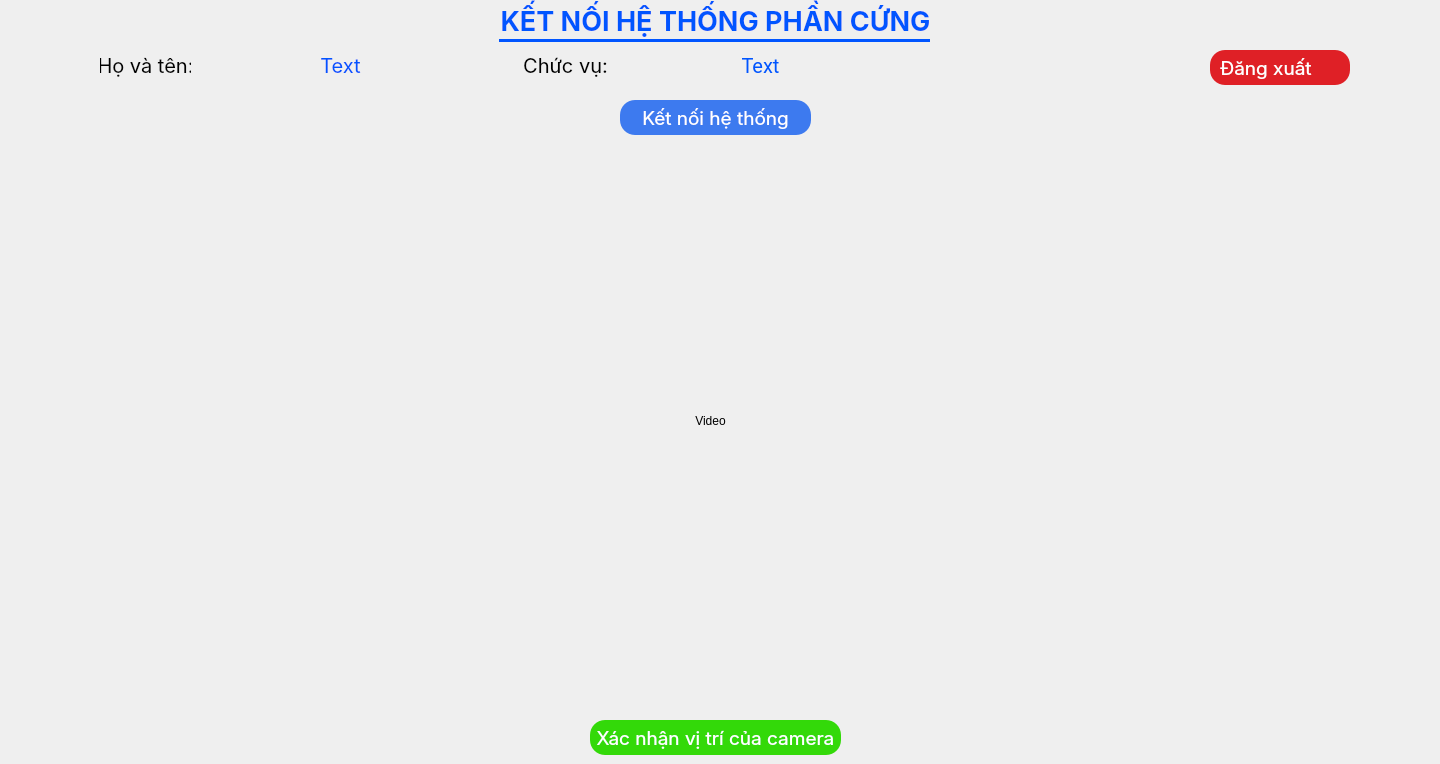
        <widget class="QWidget" name="page_Initial">
         <widget class="QLabel" name="label">
          <property name="geometry">
           <rect>
            <x>0</x>
            <y>0</y>
            <width>1431</width>
            <height>41</height>
           </rect>
          </property>
          <property name="font">
           <font>
            <family>Inter</family>
            <pointsize>20</pointsize>
            <bold>true</bold>
           </font>
          </property>
          <property name="styleSheet">
           <string notr="true">color: #0055FF;
opacity: 0.7;
background-color: transparent;
font-family: Inter, sans-serif;</string>
          </property>
          <property name="text">
           <string>KẾT NỐI HỆ THỐNG PHẦN CỨNG</string>
          </property>
          <property name="alignment">
           <set>Qt::AlignCenter</set>
          </property>
         </widget>
         <widget class="Line" name="line">
          <property name="geometry">
           <rect>
            <x>499</x>
            <y>30</y>
            <width>431</width>
            <height>20</height>
           </rect>
          </property>
          <property name="font">
           <font>
            <pointsize>9</pointsize>
           </font>
          </property>
          <property name="styleSheet">
           <string notr="true">color: #0055FF;
opacity: 0.7;
background-color: transparent;
</string>
          </property>
          <property name="frameShadow">
           <enum>QFrame::Plain</enum>
          </property>
          <property name="lineWidth">
           <number>3</number>
          </property>
          <property name="orientation">
           <enum>Qt::Horizontal</enum>
          </property>
         </widget>
         <widget class="QLabel" name="label_2">
          <property name="geometry">
           <rect>
            <x>100</x>
            <y>50</y>
            <width>91</width>
            <height>31</height>
           </rect>
          </property>
          <property name="font">
           <font>
            <family>Inter</family>
            <pointsize>15</pointsize>
           </font>
          </property>
          <property name="styleSheet">
           <string notr="true">font-family: Inter, sans-serif;</string>
          </property>
          <property name="text">
           <string>Họ và tên:</string>
          </property>
          <property name="alignment">
           <set>Qt::AlignCenter</set>
          </property>
         </widget>
         <widget class="QLabel" name="label_3">
          <property name="geometry">
           <rect>
            <x>210</x>
            <y>50</y>
            <width>261</width>
            <height>31</height>
           </rect>
          </property>
          <property name="font">
           <font>
            <family>Inter</family>
            <pointsize>15</pointsize>
           </font>
          </property>
          <property name="styleSheet">
           <string notr="true">color: #0055FF;
font-family: Inter, sans-serif;</string>
          </property>
          <property name="text">
           <string>Text</string>
          </property>
          <property name="alignment">
           <set>Qt::AlignCenter</set>
          </property>
         </widget>
         <widget class="QLabel" name="label_4">
          <property name="geometry">
           <rect>
            <x>520</x>
            <y>50</y>
            <width>91</width>
            <height>31</height>
           </rect>
          </property>
          <property name="font">
           <font>
            <family>Inter</family>
            <pointsize>15</pointsize>
           </font>
          </property>
          <property name="styleSheet">
           <string notr="true">font-family: Inter, sans-serif;</string>
          </property>
          <property name="text">
           <string>Chức vụ:</string>
          </property>
          <property name="alignment">
           <set>Qt::AlignCenter</set>
          </property>
         </widget>
         <widget class="QLabel" name="label_5">
          <property name="geometry">
           <rect>
            <x>630</x>
            <y>50</y>
            <width>261</width>
            <height>31</height>
           </rect>
          </property>
          <property name="font">
           <font>
            <family>Roboto</family>
            <pointsize>15</pointsize>
           </font>
          </property>
          <property name="styleSheet">
           <string notr="true">color: #0055FF;</string>
          </property>
          <property name="text">
           <string>Text</string>
          </property>
          <property name="alignment">
           <set>Qt::AlignCenter</set>
          </property>
         </widget>
         <widget class="QPushButton" name="btnLogout">
          <property name="geometry">
           <rect>
            <x>1210</x>
            <y>50</y>
            <width>140</width>
            <height>35</height>
           </rect>
          </property>
          <property name="font">
           <font>
            <family>Inter</family>
            <pointsize>14</pointsize>
           </font>
          </property>
          <property name="toolTip">
           <string>&lt;html&gt;&lt;head/&gt;&lt;body&gt;&lt;p&gt;&lt;br/&gt;&lt;/p&gt;&lt;/body&gt;&lt;/html&gt;</string>
          </property>
          <property name="whatsThis">
           <string>&lt;html&gt;&lt;head/&gt;&lt;body&gt;&lt;p&gt;&lt;br/&gt;&lt;/p&gt;&lt;/body&gt;&lt;/html&gt;</string>
          </property>
          <property name="styleSheet">
           <string notr="true">QPushButton#btnLogout{
	border-radius: 15px;
	border-color: white;
	background-color: #DF2026;
	color: white;
	text-align: left;
	padding-left: 5px;
	font-family: Inter, sans-serif;
	background-image: url(:/newPrefix/Photo/icons8-logout-32.png);
	background-repeat: no-repeat;
	background-position: right;
}

QPushButton#btnLogout:hover {
    background-color: #FFA500;  /* Màu nền khi hover */
}

QPushButton#btnLogout:pressed {
    padding-left: 5px;
    padding-top: 5px;
}




</string>
          </property>
          <property name="text">
           <string> Đăng xuất</string>
          </property>
          <property name="flat">
           <bool>false</bool>
          </property>
         </widget>
         <widget class="QPushButton" name="btnSystemConnection">
          <property name="geometry">
           <rect>
            <x>620</x>
            <y>100</y>
            <width>191</width>
            <height>35</height>
           </rect>
          </property>
          <property name="font">
           <font>
            <family>Inter</family>
            <pointsize>14</pointsize>
           </font>
          </property>
          <property name="toolTip">
           <string>&lt;html&gt;&lt;head/&gt;&lt;body&gt;&lt;p&gt;&lt;br/&gt;&lt;/p&gt;&lt;/body&gt;&lt;/html&gt;</string>
          </property>
          <property name="whatsThis">
           <string>&lt;html&gt;&lt;head/&gt;&lt;body&gt;&lt;p&gt;&lt;br/&gt;&lt;/p&gt;&lt;/body&gt;&lt;/html&gt;</string>
          </property>
          <property name="styleSheet">
           <string notr="true">QPushButton#btnSystemConnection{
	border-radius: 15px;
	border-color: white;
	background-color:#3D7AEF;
	color: white;
	text-align: center;
	font-family: Inter, sans-serif;
}

QPushButton#btnSystemConnection:hover {
    background-color: #FFA500;  /* Màu nền khi hover */
}

QPushButton#btnSystemConnection:pressed {
    padding-left: 5px;
    padding-top: 5px;
}




</string>
          </property>
          <property name="text">
           <string>Kết nối hệ thống</string>
          </property>
          <property name="flat">
           <bool>false</bool>
          </property>
         </widget>
         <widget class="QLabel" name="label_6">
          <property name="geometry">
           <rect>
            <x>130</x>
            <y>145</y>
            <width>1161</width>
            <height>551</height>
           </rect>
          </property>
          <property name="styleSheet">
           <string notr="true">border-radius: 10px;
	border-color: #0055FF;
	background-color: transparent;
</string>
          </property>
          <property name="text">
           <string>Video</string>
          </property>
          <property name="alignment">
           <set>Qt::AlignCenter</set>
          </property>
         </widget>
         <widget class="QPushButton" name="btnConfirm">
          <property name="geometry">
           <rect>
            <x>590</x>
            <y>720</y>
            <width>251</width>
            <height>35</height>
           </rect>
          </property>
          <property name="font">
           <font>
            <family>Inter</family>
            <pointsize>14</pointsize>
           </font>
          </property>
          <property name="toolTip">
           <string>&lt;html&gt;&lt;head/&gt;&lt;body&gt;&lt;p&gt;&lt;br/&gt;&lt;/p&gt;&lt;/body&gt;&lt;/html&gt;</string>
          </property>
          <property name="whatsThis">
           <string>&lt;html&gt;&lt;head/&gt;&lt;body&gt;&lt;p&gt;&lt;br/&gt;&lt;/p&gt;&lt;/body&gt;&lt;/html&gt;</string>
          </property>
          <property name="styleSheet">
           <string notr="true">QPushButton#btnConfirm{
	border-radius: 15px;
	border-color: white;
	background-color: #33D909;
	color: white;
	text-align: center;
	font-family: Inter, sans-serif;
}

QPushButton#btnConfirm:hover {
    background-color: #FFA500;  /* Màu nền khi hover */
}

QPushButton#btnConfirm:pressed {
    padding-left: 5px;
    padding-top: 5px;
}




</string>
          </property>
          <property name="text">
           <string>Xác nhận vị trí của camera</string>
          </property>
          <property name="flat">
           <bool>false</bool>
          </property>
         </widget>
        </widget>
